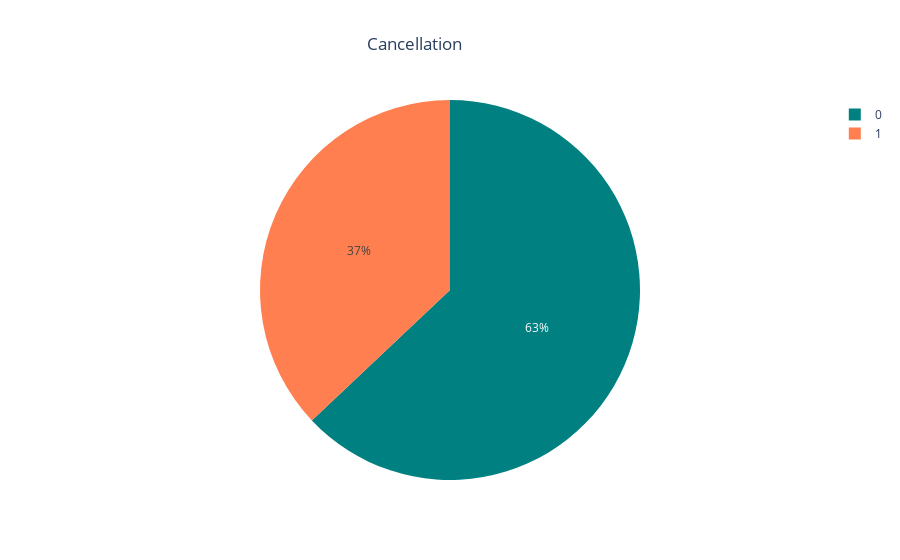

Notebook code for this chart:
### Code cell
G2 = df["is_canceled"].value_counts().reset_index()
G2 = pd.DataFrame(G2)
fig = px.pie(G2,names="is_canceled",values="count",title="Cancellation",color="is_canceled",color_discrete_map={0:"teal",1:"coral"})
fig.update_layout(title_x = 0.46)
fig.show()

### Figure 1 — Plotly figure (JSON) as saved in the notebook; plotly's stock layout.template omitted (floating-point values rounded to 4 significant figures)
{"data": [{"customdata": [[0], [1]], "domain": {"x": [0, 1], "y": [0, 1]}, "hovertemplate": "is_canceled=%{customdata[0]}<br>count=%{value}<extra></extra>", "labels": [0, 1], "legendgroup": "", "marker": {"colors": ["teal", "coral"]}, "name": "", "showlegend": true, "type": "pie", "values": [75166, 44224]}], "layout": {"legend": {"tracegroupgap": 0}, "title": {"text": "Cancellation", "x": 0.46}}}
